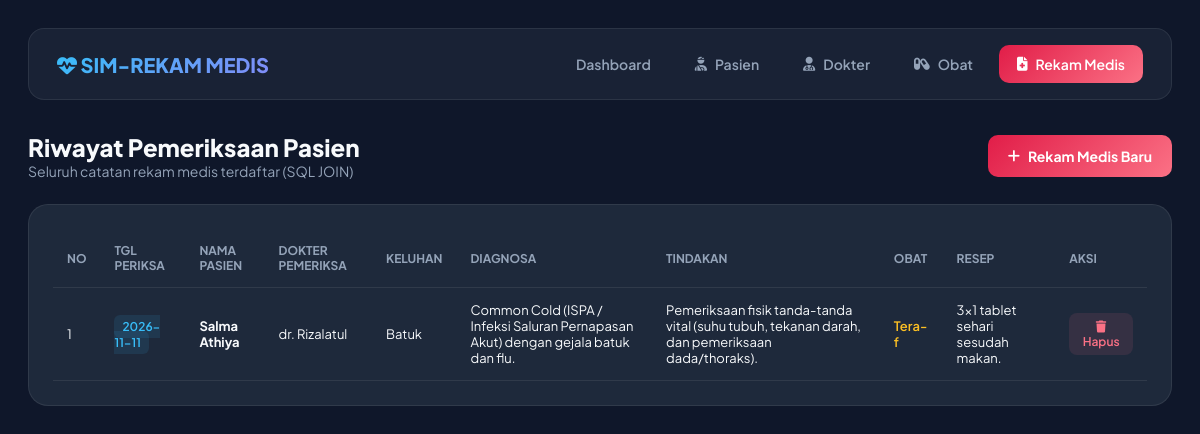
The app's page /rekam_medis.php with its own data.
### tables this page shows
CREATE TABLE `rekam_medis` (
  `id_rekam` int(11) NOT NULL,
  `id_pasien` int(11) NOT NULL,
  `id_dokter` int(11) NOT NULL,
  `id_obat` int(11) NOT NULL,
  `tanggal_periksa` date NOT NULL,
  `keluhan` text NOT NULL,
  `diagnosa` text NOT NULL,
  `tindakan` text NOT NULL,
  `resep` varchar(100) NOT NULL
);

CREATE TABLE `pasien` (
  `id_pasien` int(11) NOT NULL,
  `no_rm` varchar(20) NOT NULL,
  `nama_pasien` varchar(100) NOT NULL,
  `jenis_kelamin` enum('L','P') NOT NULL,
  `tanggal_lahir` date NOT NULL,
  `alamat` text NOT NULL
);

CREATE TABLE `dokter` (
  `id_dokter` int(11) NOT NULL,
  `nama_dokter` varchar(100) NOT NULL,
  `spesialisasi` varchar(50) NOT NULL
);

CREATE TABLE `obat` (
  `id_obat` int(11) NOT NULL,
  `nama_obat` varchar(100) NOT NULL,
  `satuan` varchar(30) NOT NULL,
  `stok` int(11) NOT NULL
);

### rekam_medis.php (the view, shortened to what this page needs)
<?php
include 'koneksi.php';
?>
<!DOCTYPE html>
<html lang="id">
<head>
    <link rel="stylesheet" href="https://cdnjs.cloudflare.com/ajax/libs/font-awesome/6.4.0/css/all.min.css">
</head>
<body>
    <nav class="navbar">
        <div class="brand"><i class="fa-solid fa-heart-pulse"></i> SIM-REKAM MEDIS</div>
        <div class="nav-links">
            <a href="index.php">Dashboard</a>
            <a href="pasien.php"><i class="fa-solid fa-user-injured"></i> Pasien</a>
            <a href="dokter.php"><i class="fa-solid fa-user-md"></i> Dokter</a>
            <a href="obat.php"><i class="fa-solid fa-capsules"></i> Obat</a>
            <a href="rekam_medis.php" class="active"><i class="fa-solid fa-file-medical"></i> Rekam Medis</a>
        </div>
    </nav>
    <div class="header-section">
        <div>
            <h2>Riwayat Pemeriksaan Pasien</h2>
            <p style="color:var(--text-sub); font-size:14px;">Seluruh catatan rekam medis terdaftar (SQL JOIN)</p>
        </div>
        <a href="tambah_rekam.php" class="btn-add"><i class="fa-solid fa-plus"></i> Rekam Medis Baru</a>
    </div>
    <div class="card-table">
        <table>
            <thead>
                <tr>
                    <th>No</th>
                    <th>Tgl Periksa</th>
                    <th>Nama Pasien</th>
                    <th>Dokter Pemeriksa</th>
                    <th>Keluhan</th>
                    <th>Diagnosa</th>
                    <th>Tindakan</th>
                    <th>Obat</th>
                    <th>Resep</th>
                    <th>Aksi</th>
                </tr>
            </thead>
            <tbody>
                <?php
                $no = 1;
                $query_sql = "SELECT
                                rekam_medis.id_rekam,
                                rekam_medis.tanggal_periksa,
                                pasien.nama_pasien,
                                dokter.nama_dokter,
                                obat.nama_obat,
                                rekam_medis.keluhan,
                                rekam_medis.diagnosa,
                                rekam_medis.tindakan,
                                rekam_medis.resep
                              FROM rekam_medis
                              JOIN pasien ON rekam_medis.id_pasien = pasien.id_pasien
                              JOIN dokter ON rekam_medis.id_dokter = dokter.id_dokter
                              JOIN obat ON rekam_medis.id_obat = obat.id_obat
                              ORDER BY rekam_medis.id_rekam DESC";
                $query = mysqli_query($koneksi, $query_sql);
                while ($d = mysqli_fetch_assoc($query)) {
                ?>
                <tr>
                    <td><?= $no++; ?></td>
                    <td><span class="badge-date"><?= $d['tanggal_periksa']; ?></span></td>
                    <td><strong><?= $d['nama_pasien']; ?></strong></td>
                    <td><?= $d['nama_dokter']; ?></td>
                    <td><?= $d['keluhan']; ?></td>
                    <td><?= $d['diagnosa']; ?></td>
                    <td><?= $d['tindakan']; ?></td>
                    <td><span style="color:#fbbf24; font-weight:600"><?= $d['nama_obat']; ?></span></td>
                    <td><?= $d['resep']; ?></td>
                    <td>
                        <button class="btn-delete" onclick="konfirmasiHapus('rekam_medis.php?hapus=<?= $d['id_rekam']; ?>', '<?= $d['nama_pasien']; ?>')"><i class="fa-solid fa-trash"></i> Hapus</button>
                    </td>
                </tr>
                <?php } ?>
            </tbody>
        </table>
    </div>
</body>
</html>

### rekam_medis.php (style rules this page uses)
:root { --bg-body: #0f172a; --bg-card: #1e293b; --bg-hover: #334155; --accent-rose: #fb7185; --accent-blue: #38bdf8; --text-main: #f8fafc; --text-sub: #94a3b8; --border-color: rgba(255, 255, 255, 0.08); }
* { box-sizing: border-box; font-family: 'Plus Jakarta Sans', sans-serif; margin: 0; padding: 0; }
body { background-color: var(--bg-body); color: var(--text-main); padding: 28px; min-height: 100vh; }
.navbar { background: rgba(30, 41, 59, 0.7); backdrop-filter: blur(12px); border: 1px solid var(--border-color); padding: 16px 28px; border-radius: 16px; display: flex; justify-content: space-between; align-items: center; margin-bottom: 32px; }
.brand { font-size: 20px; font-weight: 800; background: linear-gradient(135deg, #38bdf8, #818cf8); -webkit-background-clip: text; -webkit-text-fill-color: transparent; }
.nav-links { display: flex; gap: 8px; }
.nav-links a { color: var(--text-sub); text-decoration: none; padding: 10px 18px; border-radius: 10px; font-size: 14px; font-weight: 600; transition: all 0.25s ease; display: flex; align-items: center; gap: 8px; }
.nav-links a.active { color: #ffffff; background: linear-gradient(135deg, #e11d48, #fb7185); }
.header-section { display: flex; justify-content: space-between; align-items: center; margin-bottom: 24px; }
.header-section h2 { font-size: 24px; font-weight: 800; }
.btn-add { background: linear-gradient(135deg, #e11d48, #fb7185); color: white; text-decoration: none; padding: 12px 20px; border-radius: 10px; font-weight: 700; font-size: 14px; display: inline-flex; align-items: center; gap: 8px; }
.card-table { background: var(--bg-card); border: 1px solid var(--border-color); border-radius: 20px; padding: 24px; }
table { width: 100%; border-collapse: collapse; }
th { text-align: left; padding: 14px; color: var(--text-sub); font-size: 12px; text-transform: uppercase; border-bottom: 1px solid var(--border-color); }
td { padding: 14px; font-size: 13px; border-bottom: 1px solid var(--border-color); }
.badge-date { background: rgba(56, 189, 248, 0.1); color: var(--accent-blue); padding: 4px 8px; border-radius: 6px; font-weight: 600; font-size: 12px; }
.btn-delete { color: var(--accent-rose); background: rgba(251, 113, 133, 0.1); padding: 6px 12px; border-radius: 8px; border: none; font-size: 12px; font-weight: 600; cursor: pointer; }

### records on screen
rekam_medis: tanggal_periksa "2026-11-11", id_pasien.nama_pasien "Salma Athiya", id_dokter.nama_dokter "dr. Rizalatul", keluhan "Batuk", diagnosa "Common Cold (ISPA / Infeksi Saluran Pernapasan Akut) dengan gejala batuk dan flu.", tindakan "Pemeriksaan fisik tanda-tanda vital (suhu tubuh, tekanan darah, dan pemeriksaan dada/thoraks).", id_obat.nama_obat "Tera-f", resep "3x1 tablet sehari sesudah makan."
